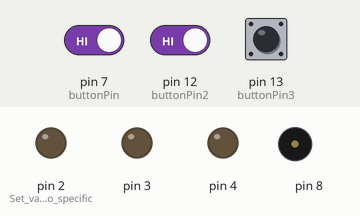
This sketch was run on a simulated Arduino Uno, built with avr-gcc and run on an emulated ATmega328P. Shown: output pins drawn as LEDs (lit = HIGH), buzzer (waves = sounding). Inputs (shaded band) come from the test bench; at power-on: pin 7 (buttonPin) HIGH, pin 12 (buttonPin2) HIGH, pin 13 (buttonPin3) LOW. Random numbers use the default seed unless the sketch sets one.

Above: at 11.95 s.
12.9 s: pin 7 (buttonPin) driven LOW and pin 12 (buttonPin2) driven LOW
At 16.4 s:
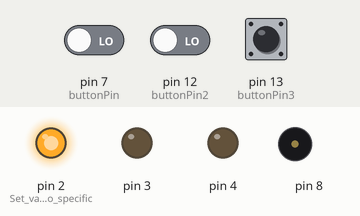
23.2 s: pin 7 (buttonPin) driven HIGH
At 30.6 s:
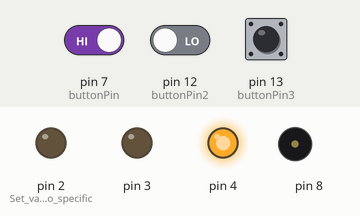
34.3 s: pin 7 (buttonPin) driven LOW
At 35.2 s:
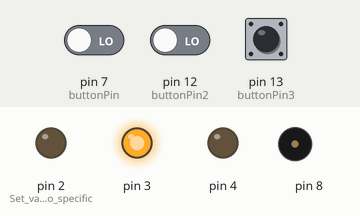
Timing chart, 0 to 46.5 s (numbered marks = the images above; inputs shaded):
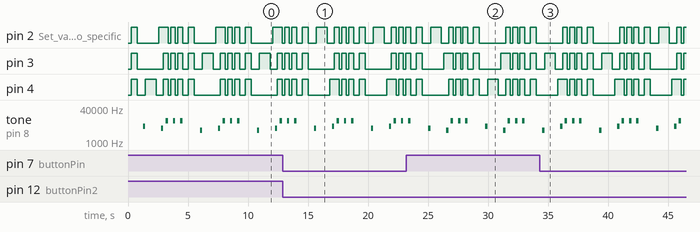

The sketch:

SimonSays.ino
```cpp
const int Lastlevel = 6;          //input number of levels +1. Can be changed.
int level = 0;                    //initialized variables
int speedOfLight = 1000;
int sequence[Lastlevel];
int input[Lastlevel];

const int buttonPin = 7;
const int buttonPin2 = 12;        //Pin buttons assigned to arduino
const int buttonPin3 = 13;

void setup() {
  pinMode(2, OUTPUT);             //Set variables to specific values
  pinMode(buttonPin, INPUT);
  digitalWrite(2, LOW);

  pinMode(3, OUTPUT);
  pinMode(buttonPin2, INPUT);
  digitalWrite(3, LOW);

  pinMode(4, OUTPUT);
  pinMode(buttonPin3, INPUT);
  digitalWrite(4, LOW);
}

void loop() {           //loop - calls three methods
  pattern();
  display();
  obtaininput();
}

void pattern(){
randomSeed(millis());                   //create the pattern to be displayed
for(int i = 0; i < Lastlevel; i++){
sequence[i] = random(2,5);              //Randomized between 2 and 5 for pinModes 2, 3, 4
}
}

void display(){                   //Display the created pattern

  digitalWrite(2, LOW);
  digitalWrite(3, LOW);
  digitalWrite(4, LOW);
for (int i = 0; i < level; i++)
{
  if(sequence[i] == 2){         //First light
    tone(8, 4500);              //Create sound
    delay(200);
    noTone(8);
  }
  if(sequence[i] == 3){       //Second light
    tone(8, 3500);            //Create Sound
    delay(200);
    noTone(8);
  }
  if(sequence[i] == 4){       //Third light
    tone(8, 5500);            //Create sound
    delay(200);
    noTone(8);
  }
digitalWrite(sequence[i], HIGH);  //On/Off specific light
delay(speedOfLight);
digitalWrite(sequence[i], LOW);
delay(200);

}         //Loop back to for loop
}

void obtaininput()                    //userinputs
{
int ifcorrect = 0;                  //Variable if sequence is correct
for (int i = 0; i < level; i++)
{
ifcorrect = 0;
while(ifcorrect == 0)
{
if (digitalRead(buttonPin) == LOW)  //If first light is LOW
{
digitalWrite(4, HIGH);        //Set light high, position i to light
input[i] = 4;
ifcorrect = 1;
delay(200);

tone(8, 5500);               //Specific audio sound
delay(200);
noTone(8);

if (input[i] != sequence[i])  //If incorrect jump to incorrect
{
incorrect();
return;
}
digitalWrite(4, LOW);         //Set light low
}
  if (digitalRead(buttonPin2) == LOW)   //If second light is LOW
{
digitalWrite(3, HIGH);      //Set light high, position i to light
input[i] = 3;
ifcorrect = 1;
delay(200);

tone(8, 3500);             //Specific audio sound
delay(200);
noTone(8);

if (input[i] != sequence[i])  //If incorrect jump to incorrect
{
incorrect();
return;
}
digitalWrite(3, LOW);           //Set light low
}
if (digitalRead(buttonPin3) == LOW) //If third light is LOW
{
digitalWrite(2, HIGH);          //Set light high, position i to light
input[i] = 2;
ifcorrect = 1;
delay(200);

tone(8, 4500);                  //Specific audio sound
delay(200);
noTone(8);

if (input[i] != sequence[i])    //If incorrect jump to incorrect
{
incorrect();
return;
}
digitalWrite(2, LOW);           //Set light low
}
}
}
correct();
}

void incorrect(){
for (int i = 0; i < 3; i++){    //Lights flash three times if input is incorrect
digitalWrite(2, HIGH);
digitalWrite(3, HIGH);
digitalWrite(4, HIGH);
delay(200);

tone(8, 10000);                    //Sound if incorrect
delay(200);
noTone(8);

digitalWrite(2, LOW);
digitalWrite(3, LOW);
digitalWrite(4, LOW);
delay(200);
}
level = 0;                  //Reset to first level
speedOfLight = 1000;        //Reset light speed
}

void correct()                      //Method if input is correct
{
  if (level < Lastlevel){
level++;                            //Increment level
speedOfLight -= 100;                //Decrement light speed
  }
  if(level == Lastlevel){           //If level = last level, jump to win
    win();
  }
digitalWrite(2, LOW);     //Lights flash once if input is correct
digitalWrite(3, LOW);
digitalWrite(4, LOW);
delay(250);
digitalWrite(2, HIGH);
digitalWrite(3, HIGH);
digitalWrite(4, HIGH);
delay(500);
digitalWrite(2, LOW);
digitalWrite(3, LOW);
digitalWrite(4, LOW);
delay(500);
}

void win(){

digitalWrite(2, LOW);   //Reset lights
digitalWrite(3, LOW);
digitalWrite(4, LOW);
delay(2000);


tone(8, 4000);          //Sound to indicate Win
delay(200);
noTone(8);
tone(8, 4000);
delay(200);
noTone(8);
tone(8, 4000);
delay(200);
noTone(8);
tone(8, 4000);
delay(200);
noTone(8);


level = 0;                  //Reset to first level
speedOfLight = 1000;        //Reset light speed

}
```

Measured:
- by itself, pin 2 (Set_variables_to_specific): repeats every 4.8 s: LOW 1.8 s, HIGH 0.80 s, 2 × (LOW 0.20 s, HIGH 0.40 s), LOW 0.45 s, HIGH 0.50 s
- by itself, tone on pin 8: repeats every 4.8 s: silent 1.3 s, 4500 Hz 0.20 s, silent 0.20 s, 2 × (10000 Hz 0.20 s, silent 0.40 s), 10000 Hz 0.20 s, silent 1.5 s, 3500 Hz 0.20 s
